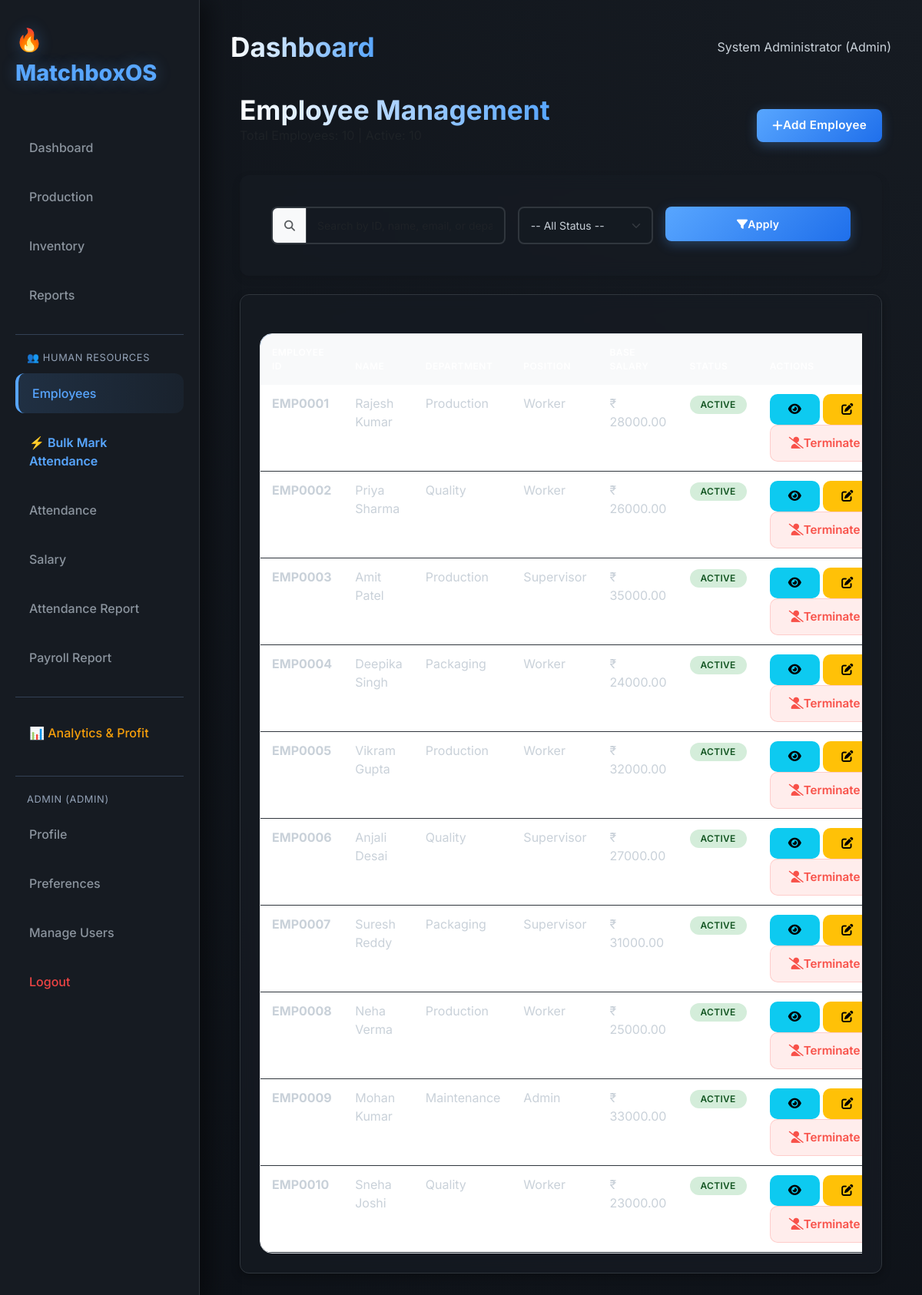
The app's page /employees/ (signed in) with its own data.
### auth_models.py (models this page shows, shortened)
class User(UserMixin, db.Model):
    __tablename__ = 'user'
    id = db.Column(db.Integer, primary_key=True)
    username = db.Column(db.String(80), unique=True, nullable=False, index=True)
    email = db.Column(db.String(120), unique=True, nullable=False, index=True)
    password_hash = db.Column(db.String(255), nullable=False)
    full_name = db.Column(db.String(100))
    role = db.Column(db.String(20), default='operator')  # admin, operator, viewer
    is_active = db.Column(db.Boolean, default=True)
    created_at = db.Column(db.DateTime, default=datetime.datetime.utcnow)
    last_login = db.Column(db.DateTime)
    def has_permission(self, permission):
        permissions = {
            'admin': ['view', 'create', 'edit', 'delete', 'manage_users'],
            'operator': ['view', 'create', 'edit'],
            'viewer': ['view']
        }
        return permission in permissions.get(self.role, [])

### models.py (models this page shows, shortened)
class Employee(db.Model):
    __tablename__ = 'employee'
    id = db.Column(db.Integer, primary_key=True)
    employee_id = db.Column(db.String(20), unique=True,
                            nullable=False, index=True)
    first_name = db.Column(db.String(50), nullable=False)
    last_name = db.Column(db.String(50), nullable=False)
    email = db.Column(db.String(120), unique=True, nullable=True)
    phone = db.Column(db.String(20), nullable=True)
    department = db.Column(db.String(50), nullable=False)
    position = db.Column(db.String(50), nullable=False)
    hire_date = db.Column(db.Date, nullable=False)
    base_salary = db.Column(db.Float, default=0.0, nullable=False)
    employment_type = db.Column(db.String(20), default='permanent')
    status = db.Column(db.String(20), default='active')
    address = db.Column(db.Text, nullable=True)
    created_at = db.Column(db.DateTime, default=datetime.datetime.utcnow)
    updated_at = db.Column(
        db.DateTime, default=datetime.datetime.utcnow, onupdate=datetime.datetime.utcnow)
    attendance_records = db.relationship(
        'Attendance', backref='employee', lazy='dynamic', cascade='all, delete-orphan')
    salary_records = db.relationship(
        'Salary', backref='employee', lazy='dynamic', cascade='all, delete-orphan')
    __table_args__ = (
        db.CheckConstraint('base_salary >= 0', name='check_salary_positive'),
    )
    def get_full_name(self):
        return f'{self.first_name} {self.last_name}'

### employee_routes.py (the view, shortened to what this page needs)
@emp_bp.route('/')
@login_required
def list_employees():
    try:
        page = request.args.get('page', 1, type=int)
        search = request.args.get('search', '', type=str)
        status = request.args.get('status', '', type=str)
        query = Employee.query
        if status:
            query = query.filter_by(status=status)
        employees = query.order_by(
            Employee.employee_id).paginate(page=page, per_page=20)
        total_active = Employee.query.filter_by(status='active').count()
        total_employees = Employee.query.count()
        return render_template('employee/list.html',
                               employees=employees,
                               search=search,
                               status=status,
                               total_employees=total_employees,
                               total_active=total_active)
    except Exception as e:
        flash(f'Error loading employees: {str(e)}', 'danger')
        class MockPagination:
            def __init__(self):
                self.items = []
                self.pages = 0
                self.has_prev = False
                self.has_next = False
                self.page = 1
            def iter_pages(self): return []
        return render_template('employee/list.html',
                               employees=MockPagination(),
                               search=search,
                               status=status,
                               total_employees=0,
                               total_active=0)

### app.py (called while the page is built)
@login_manager.user_loader
def load_user(user_id):
    return User.query.get(int(user_id))

### templates/employee/list.html (shortened to what this page needs)
{% extends "base.html" %}
{% block content %}
<div class="container-fluid">
    <div class="d-flex justify-content-between align-items-center mb-4">
        <div>
            <h1>Employee Management</h1>
            <p class="text-muted">Total Employees: {{ total_employees }} | Active: {{ total_active }}</p>
        </div>
        {% if current_user.has_permission('create') %}
        <a href="{{ url_for('employee.add_employee') }}" class="btn btn-primary">
            <i class="fas fa-plus"></i> Add Employee
        </a>
        {% endif %}
    </div>
    <div class="card mb-4 border-0 shadow-sm">
        <div class="card-body">
            <form method="GET" class="row g-3">
                <div class="col-md-5">
                    <div class="input-group input-group-lg">
                        <span class="input-group-text bg-light border-end-0">
                            <i class="fas fa-search text-muted"></i>
                        </span>
                        <input type="text" name="search" class="form-control border-start-0"
                            placeholder="Search by ID, name, email, or department..." value="{{ search }}"
                            style="border-left: 0; padding: 12px 15px; font-size: 14px;">
                    </div>
                </div>
                <div class="col-md-3">
                    <select name="status" class="form-select form-select-lg"
                        style="padding: 12px 15px; font-size: 14px;">
                        <option value="">-- All Status --</option>
                    </select>
                </div>
                <div class="col-md-4">
                    <div class="d-flex gap-2">
                        <button type="submit" class="btn btn-primary btn-lg flex-grow-1">
                            <i class="fas fa-filter"></i> Apply
                        </button>
                    </div>
                </div>
            </form>
        </div>
    </div>
    <div class="card">
        <div class="table-responsive">
            <table class="table table-hover mb-0">
                <thead class="table-light">
                    <tr>
                        <th>Employee ID</th>
                        <th>Name</th>
                        <th>Department</th>
                        <th>Position</th>
                        <th>Base Salary</th>
                        <th>Status</th>
                        <th>Actions</th>
                    </tr>
                </thead>
                <tbody>
                    {% if employees.items %}
                    {% for employee in employees.items %}
                    <tr>
                        <td><strong>{{ employee.employee_id }}</strong></td>
                        <td>{{ employee.get_full_name() }}</td>
                        <td>{{ employee.department }}</td>
                        <td>{{ employee.position }}</td>
                        <td>₹ {{ "%.2f"|format(employee.base_salary or 0) }}</td>
                        <td>
                            <span
                                class="badge {% if employee.status == 'active' %}bg-success{% elif employee.status == 'inactive' %}bg-warning{% else %}bg-danger{% endif %}">
                                {{ employee.status.capitalize() }}
                            </span>
                        </td>
                        <td>
                            <a href="{{ url_for('employee.view_employee', emp_id=employee.id) }}"
                                class="btn btn-sm btn-info" title="View">
                                <i class="fas fa-eye"></i>
                            </a>
                            {% if current_user.has_permission('edit') %}
                            <a href="{{ url_for('employee.edit_employee', emp_id=employee.id) }}"
                                class="btn btn-sm btn-warning" title="Edit">
                                <i class="fas fa-edit"></i>
                            </a>
                            {% endif %}
                            {% if current_user.has_permission('delete') and employee.status != 'terminated' %}
                            <form method="POST" action="{{ url_for('employee.delete_employee', emp_id=employee.id) }}"
                                style="display: inline;">
                                <button type="submit" class="btn btn-sm btn-danger" title="Terminate Employee"
                                    onclick="return confirm('WARNING: Are you sure you want to terminate this employee?')">
                                    <i class="fas fa-user-slash"></i> Terminate
                                </button>
                            </form>
                            {% endif %}
                        </td>
                    </tr>
                    {% endfor %}
                    {% else %}
                    <tr>
                        <td colspan="7" class="text-center text-muted py-4">
                            No employees found.
                        </td>
                    </tr>
                    {% endif %}
                </tbody>
            </table>
        </div>
    </div>
</div>
{% endblock %}

### templates/base.html (shortened to what this page needs)
<!DOCTYPE html>
<html lang="en">
<head>
    <link href="https://cdn.jsdelivr.net/npm/bootstrap@5.3.0/dist/css/bootstrap.min.css" rel="stylesheet">
    <link rel="stylesheet" href="https://cdnjs.cloudflare.com/ajax/libs/font-awesome/6.4.0/css/all.min.css">
    <link rel="stylesheet" href="{{ url_for('static', filename='css/style.css') }}">
</head>
<body>
    <div class="sidebar">
        <div class="logo">🔥 MatchboxOS</div>
        <nav>
            <a href="{{ url_for('main.dashboard') }}"
                class="nav-link {% if request.endpoint == 'main.dashboard' %}active{% endif %}">Dashboard</a>
            <a href="{{ url_for('main.production') }}"
                class="nav-link {% if request.endpoint == 'main.production' %}active{% endif %}">Production</a>
            <a href="{{ url_for('main.inventory') }}"
                class="nav-link {% if request.endpoint == 'main.inventory' %}active{% endif %}">Inventory</a>
            <a href="{{ url_for('main.reports') }}"
                class="nav-link {% if request.endpoint == 'main.reports' %}active{% endif %}">Reports</a>
            <div style="margin-top: 25px; border-top: 1px solid #334155; padding-top: 20px;">
                <div
                    style="color: #94a3b8; font-size: 0.8rem; padding: 0 15px 10px; text-transform: uppercase; letter-spacing: 0.05em;">
                    👥 Human Resources
                </div>
                <a href="{{ url_for('employee.list_employees') }}"
                    class="nav-link {% if request.endpoint == 'employee.list_employees' %}active{% endif %}">Employees</a>
                <a href="{{ url_for('employee.bulk_attendance') }}"
                    class="nav-link {% if request.endpoint == 'employee.bulk_attendance' %}active{% endif %}"
                    style="color: var(--accent-color); font-weight: 600;">⚡ Bulk Mark Attendance</a>
                <a href="{{ url_for('employee.attendance_list') }}"
                    class="nav-link {% if request.endpoint == 'employee.attendance_list' %}active{% endif %}">Attendance</a>
                <a href="{{ url_for('employee.salary_list') }}"
                    class="nav-link {% if request.endpoint == 'employee.salary_list' %}active{% endif %}">Salary</a>
                <a href="{{ url_for('employee.attendance_report') }}"
                    class="nav-link {% if request.endpoint == 'employee.attendance_report' %}active{% endif %}">Attendance
                    Report</a>
                <a href="{{ url_for('employee.payroll_report') }}"
                    class="nav-link {% if request.endpoint == 'employee.payroll_report' %}active{% endif %}">Payroll
                    Report</a>
            </div>
            {% if current_user.is_authenticated and current_user.role == 'admin' %}
            <div style="margin-top: 25px; border-top: 1px solid #334155; padding-top: 20px;">
                <a href="{{ url_for('main.analytics') }}"
                    class="nav-link {% if request.endpoint == 'main.analytics' %}active{% endif %}"
                    style="color: #f59e0b;">📊 Analytics & Profit</a>
            </div>
            {% endif %}
            <div style="margin-top: 30px; border-top: 1px solid #334155; padding-top: 20px;">
                {% if current_user.is_authenticated %}
                <div
                    style="color: #94a3b8; font-size: 0.8rem; padding: 0 15px 10px; text-transform: uppercase; letter-spacing: 0.05em;">
                    {{ current_user.username }} ({{ current_user.role }})
                </div>
                <a href="{{ url_for('auth.profile') }}"
                    class="nav-link {% if request.endpoint == 'auth.profile' %}active{% endif %}">Profile</a>
                <a href="{{ url_for('auth.preferences') }}"
                    class="nav-link {% if request.endpoint == 'auth.preferences' %}active{% endif %}">Preferences</a>
                {% if current_user.has_permission('manage_users') %}
                <a href="{{ url_for('auth.users') }}"
                    class="nav-link {% if request.endpoint == 'auth.users' %}active{% endif %}">Manage Users</a>
                {% endif %}
                <a href="{{ url_for('auth.logout') }}" class="nav-link" style="color: #ef4444;">Logout</a>
                {% else %}
                <a href="{{ url_for('auth.login') }}"
                    class="nav-link {% if request.endpoint == 'auth.login' %}active{% endif %}">Login</a>
                {% endif %}
            </div>
        </nav>
    </div>
    <div class="main-content">
        <header>
            <h1>{% block header %}Dashboard{% endblock %}</h1>
            <div class="user-profile">
                {% if current_user.is_authenticated %}
                {{ current_user.full_name or current_user.username }} ({{ current_user.role|capitalize }})
                {% else %}
                Guest
                {% endif %}
            </div>
        </header>
        {% block content %}{% endblock %}
    </div>
</body>
</html>

### records on screen
User: username "ADMIN", role "ADMIN", full_name "System Administrator", role "Admin"
Employee: employee_id "EMP0001", get_full_name "Rajesh Kumar", department "Production", position "Worker", base_salary "28000.00", status "ACTIVE"
Employee: employee_id "EMP0002", get_full_name "Priya Sharma", department "Quality", position "Worker", base_salary "26000.00", status "ACTIVE"
Employee: employee_id "EMP0003", get_full_name "Amit Patel", department "Production", position "Supervisor", base_salary "35000.00", status "ACTIVE"
Employee: employee_id "EMP0004", get_full_name "Deepika Singh", department "Packaging", position "Worker", base_salary "24000.00", status "ACTIVE"
Employee: employee_id "EMP0005", get_full_name "Vikram Gupta", department "Production", position "Worker", base_salary "32000.00", status "ACTIVE"
Employee: employee_id "EMP0006", get_full_name "Anjali Desai", department "Quality", position "Supervisor", base_salary "27000.00", status "ACTIVE"
Employee: employee_id "EMP0007", get_full_name "Suresh Reddy", department "Packaging", position "Supervisor", base_salary "31000.00", status "ACTIVE"
Employee: employee_id "EMP0008", get_full_name "Neha Verma", department "Production", position "Worker", base_salary "25000.00", status "ACTIVE"
Employee: employee_id "EMP0009", get_full_name "Mohan Kumar", department "Maintenance", position "Admin", base_salary "33000.00", status "ACTIVE"
Employee: employee_id "EMP0010", get_full_name "Sneha Joshi", department "Quality", position "Worker", base_salary "23000.00", status "ACTIVE"
